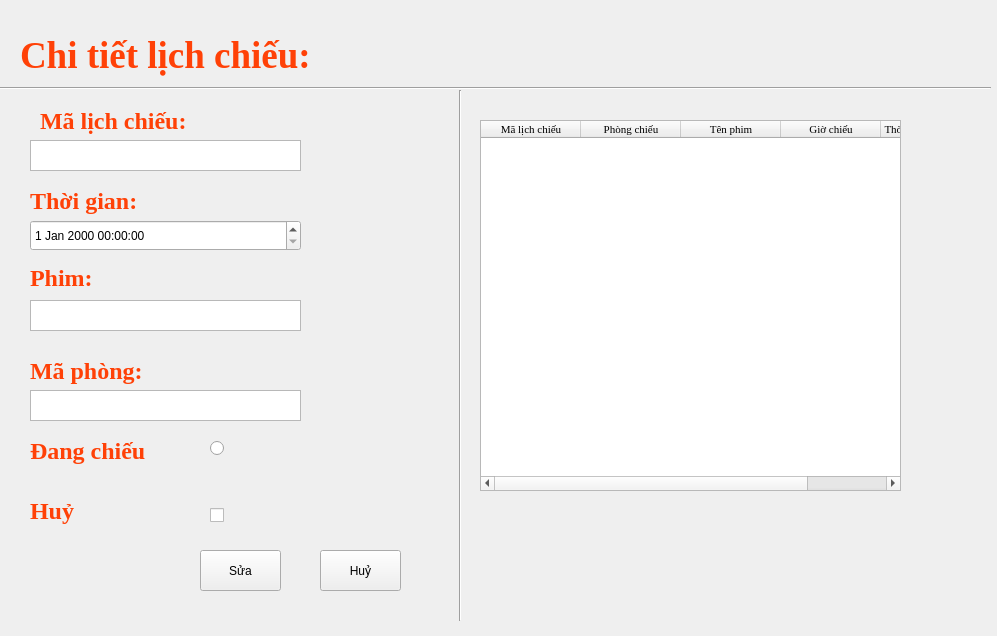
<?xml version="1.0" encoding="UTF-8"?>
<ui version="4.0">
 <class>Lichchieu</class>
 <widget class="QMainWindow" name="Lichchieu">
  <property name="geometry">
   <rect>
    <x>0</x>
    <y>0</y>
    <width>997</width>
    <height>636</height>
   </rect>
  </property>
  <property name="windowTitle">
   <string>MainWindow</string>
  </property>
  <widget class="QWidget" name="centralwidget">
   <widget class="QLabel" name="label">
    <property name="geometry">
     <rect>
      <x>20</x>
      <y>30</y>
      <width>301</width>
      <height>51</height>
     </rect>
    </property>
    <property name="font">
     <font>
      <family>Times New Roman</family>
      <pointsize>28</pointsize>
      <weight>75</weight>
      <bold>true</bold>
     </font>
    </property>
    <property name="styleSheet">
     <string notr="true">color: rgb(255, 65, 7);</string>
    </property>
    <property name="text">
     <string>Chi tiết lịch chiếu:</string>
    </property>
   </widget>
   <widget class="QTableWidget" name="tablelichchieu">
    <property name="geometry">
     <rect>
      <x>480</x>
      <y>120</y>
      <width>421</width>
      <height>371</height>
     </rect>
    </property>
    <property name="minimumSize">
     <size>
      <width>421</width>
      <height>0</height>
     </size>
    </property>
    <property name="maximumSize">
     <size>
      <width>421</width>
      <height>16777215</height>
     </size>
    </property>
    <property name="font">
     <font>
      <family>Times New Roman</family>
      <pointsize>8</pointsize>
      <weight>50</weight>
      <italic>false</italic>
      <bold>false</bold>
     </font>
    </property>
    <property name="styleSheet">
     <string notr="true">font: 8pt &quot;Times New Roman&quot;;</string>
    </property>
    <property name="rowCount">
     <number>0</number>
    </property>
    <attribute name="horizontalHeaderStretchLastSection">
     <bool>true</bool>
    </attribute>
    <attribute name="verticalHeaderHighlightSections">
     <bool>true</bool>
    </attribute>
    <column>
     <property name="text">
      <string>Mã lịch chiếu</string>
     </property>
    </column>
    <column>
     <property name="text">
      <string>Phòng chiếu</string>
     </property>
    </column>
    <column>
     <property name="text">
      <string>Tên phim</string>
     </property>
    </column>
    <column>
     <property name="text">
      <string>Giờ chiếu</string>
     </property>
    </column>
    <column>
     <property name="text">
      <string>Thời lượng của phim</string>
     </property>
    </column>
   </widget>
   <widget class="QLabel" name="label_2">
    <property name="geometry">
     <rect>
      <x>30</x>
      <y>180</y>
      <width>121</width>
      <height>41</height>
     </rect>
    </property>
    <property name="font">
     <font>
      <family>Times New Roman</family>
      <pointsize>18</pointsize>
      <weight>75</weight>
      <bold>true</bold>
     </font>
    </property>
    <property name="styleSheet">
     <string notr="true">color: rgb(255, 65, 7);</string>
    </property>
    <property name="text">
     <string>Thời gian:</string>
    </property>
   </widget>
   <widget class="QLabel" name="label_3">
    <property name="geometry">
     <rect>
      <x>30</x>
      <y>270</y>
      <width>81</width>
      <height>16</height>
     </rect>
    </property>
    <property name="font">
     <font>
      <family>Times New Roman</family>
      <pointsize>18</pointsize>
      <weight>75</weight>
      <bold>true</bold>
     </font>
    </property>
    <property name="styleSheet">
     <string notr="true">color: rgb(255, 65, 7);</string>
    </property>
    <property name="text">
     <string>Phim:</string>
    </property>
   </widget>
   <widget class="QDateTimeEdit" name="datePhim">
    <property name="geometry">
     <rect>
      <x>30</x>
      <y>220</y>
      <width>271</width>
      <height>31</height>
     </rect>
    </property>
   </widget>
   <widget class="Line" name="line">
    <property name="geometry">
     <rect>
      <x>450</x>
      <y>90</y>
      <width>20</width>
      <height>531</height>
     </rect>
    </property>
    <property name="orientation">
     <enum>Qt::Vertical</enum>
    </property>
   </widget>
   <widget class="Line" name="line_2">
    <property name="geometry">
     <rect>
      <x>0</x>
      <y>80</y>
      <width>991</width>
      <height>16</height>
     </rect>
    </property>
    <property name="orientation">
     <enum>Qt::Horizontal</enum>
    </property>
   </widget>
   <widget class="QTextEdit" name="txtPhim">
    <property name="geometry">
     <rect>
      <x>30</x>
      <y>300</y>
      <width>271</width>
      <height>31</height>
     </rect>
    </property>
    <property name="styleSheet">
     <string notr="true">font: 13pt &quot;Times New Roman&quot;;</string>
    </property>
   </widget>
   <widget class="QLabel" name="label_4">
    <property name="geometry">
     <rect>
      <x>30</x>
      <y>350</y>
      <width>181</width>
      <height>41</height>
     </rect>
    </property>
    <property name="font">
     <font>
      <family>Times New Roman</family>
      <pointsize>18</pointsize>
      <weight>75</weight>
      <bold>true</bold>
     </font>
    </property>
    <property name="styleSheet">
     <string notr="true">color: rgb(255, 65, 7);</string>
    </property>
    <property name="text">
     <string>Mã phòng:</string>
    </property>
   </widget>
   <widget class="QTextEdit" name="txtPhong">
    <property name="geometry">
     <rect>
      <x>30</x>
      <y>390</y>
      <width>271</width>
      <height>31</height>
     </rect>
    </property>
    <property name="styleSheet">
     <string notr="true">font: 13pt &quot;Times New Roman&quot;;</string>
    </property>
   </widget>
   <widget class="QPushButton" name="buttonSua">
    <property name="geometry">
     <rect>
      <x>200</x>
      <y>550</y>
      <width>81</width>
      <height>41</height>
     </rect>
    </property>
    <property name="styleSheet">
     <string notr="true">font: 75 13pt &quot;Times New Roman&quot;;</string>
    </property>
    <property name="text">
     <string>Sửa</string>
    </property>
   </widget>
   <widget class="QPushButton" name="buttonTao">
    <property name="geometry">
     <rect>
      <x>320</x>
      <y>550</y>
      <width>81</width>
      <height>41</height>
     </rect>
    </property>
    <property name="styleSheet">
     <string notr="true">font: 75 13pt &quot;Times New Roman&quot;;</string>
    </property>
    <property name="text">
     <string>Huỷ</string>
    </property>
   </widget>
   <widget class="QTextEdit" name="txtPhong_2">
    <property name="geometry">
     <rect>
      <x>30</x>
      <y>140</y>
      <width>271</width>
      <height>31</height>
     </rect>
    </property>
    <property name="styleSheet">
     <string notr="true">font: 13pt &quot;Times New Roman&quot;;</string>
    </property>
   </widget>
   <widget class="QLabel" name="label_5">
    <property name="geometry">
     <rect>
      <x>40</x>
      <y>100</y>
      <width>151</width>
      <height>41</height>
     </rect>
    </property>
    <property name="font">
     <font>
      <family>Times New Roman</family>
      <pointsize>18</pointsize>
      <weight>75</weight>
      <bold>true</bold>
     </font>
    </property>
    <property name="styleSheet">
     <string notr="true">color: rgb(255, 65, 7);</string>
    </property>
    <property name="text">
     <string>Mã lịch chiếu:</string>
    </property>
   </widget>
   <widget class="QLabel" name="label_6">
    <property name="geometry">
     <rect>
      <x>30</x>
      <y>430</y>
      <width>191</width>
      <height>41</height>
     </rect>
    </property>
    <property name="font">
     <font>
      <family>Times New Roman</family>
      <pointsize>18</pointsize>
      <weight>75</weight>
      <bold>true</bold>
     </font>
    </property>
    <property name="styleSheet">
     <string notr="true">color: rgb(255, 65, 7);</string>
    </property>
    <property name="text">
     <string>Đang chiếu</string>
    </property>
   </widget>
   <widget class="QRadioButton" name="radioButton_2">
    <property name="geometry">
     <rect>
      <x>210</x>
      <y>440</y>
      <width>16</width>
      <height>16</height>
     </rect>
    </property>
    <property name="styleSheet">
     <string notr="true">font: 75 16pt &quot;Times New Roman&quot;;</string>
    </property>
    <property name="text">
     <string/>
    </property>
   </widget>
   <widget class="QCheckBox" name="checkBox">
    <property name="geometry">
     <rect>
      <x>210</x>
      <y>500</y>
      <width>121</width>
      <height>31</height>
     </rect>
    </property>
    <property name="text">
     <string/>
    </property>
   </widget>
   <widget class="QLabel" name="label_7">
    <property name="geometry">
     <rect>
      <x>30</x>
      <y>490</y>
      <width>151</width>
      <height>41</height>
     </rect>
    </property>
    <property name="font">
     <font>
      <family>Times New Roman</family>
      <pointsize>18</pointsize>
      <weight>75</weight>
      <bold>true</bold>
     </font>
    </property>
    <property name="styleSheet">
     <string notr="true">color: rgb(255, 65, 7);</string>
    </property>
    <property name="text">
     <string>Huỷ</string>
    </property>
   </widget>
  </widget>
 </widget>
 <resources/>
 <connections/>
</ui>
